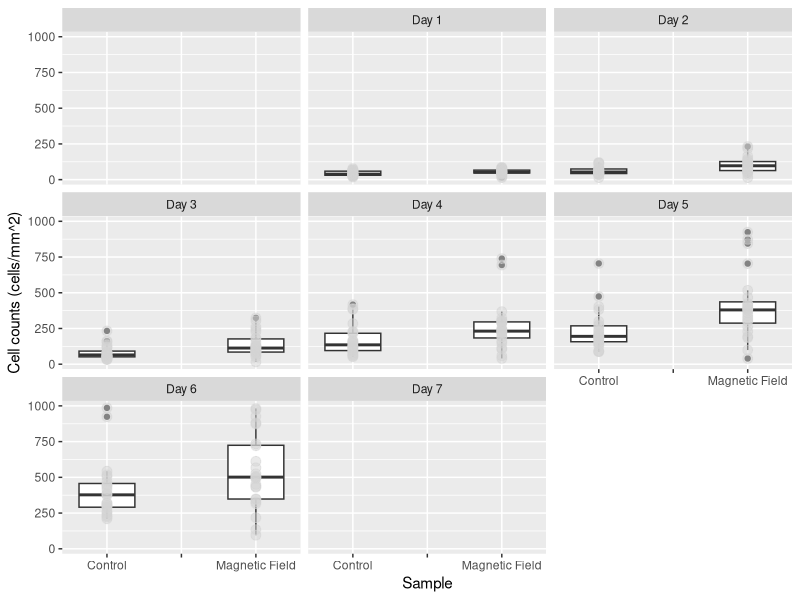
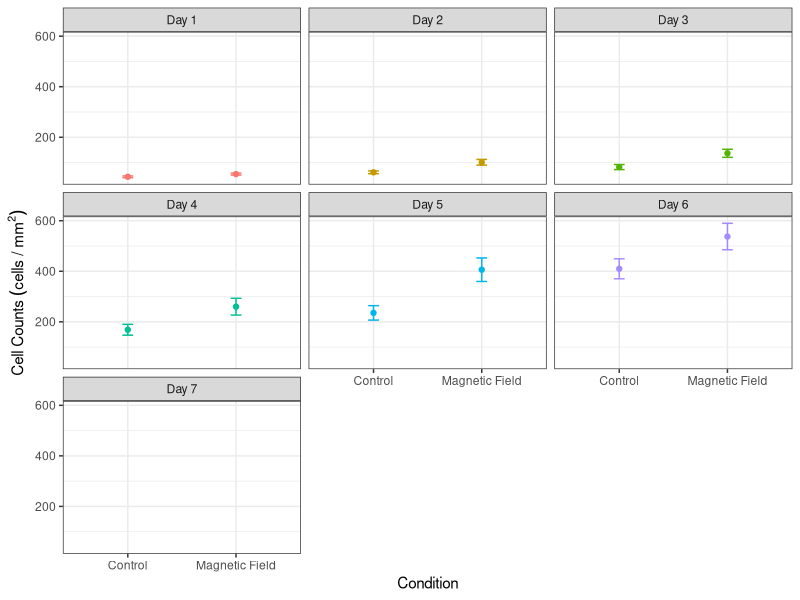
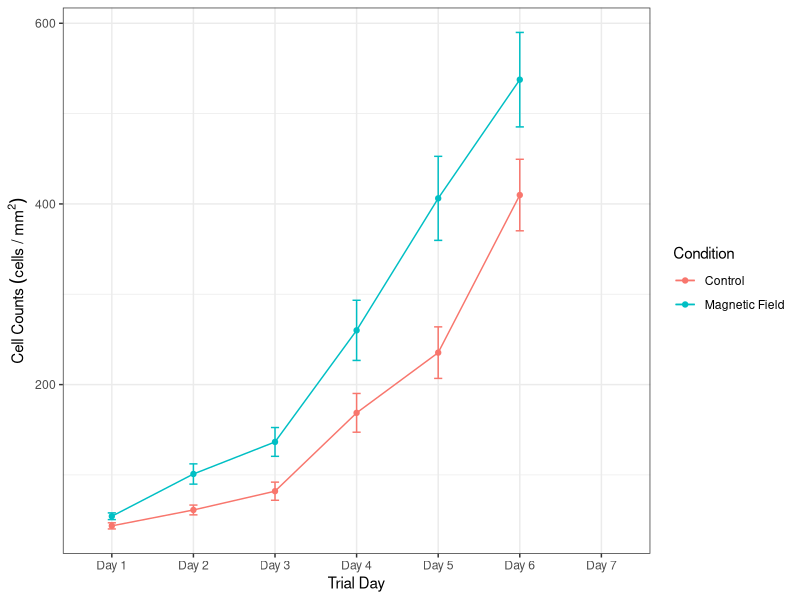
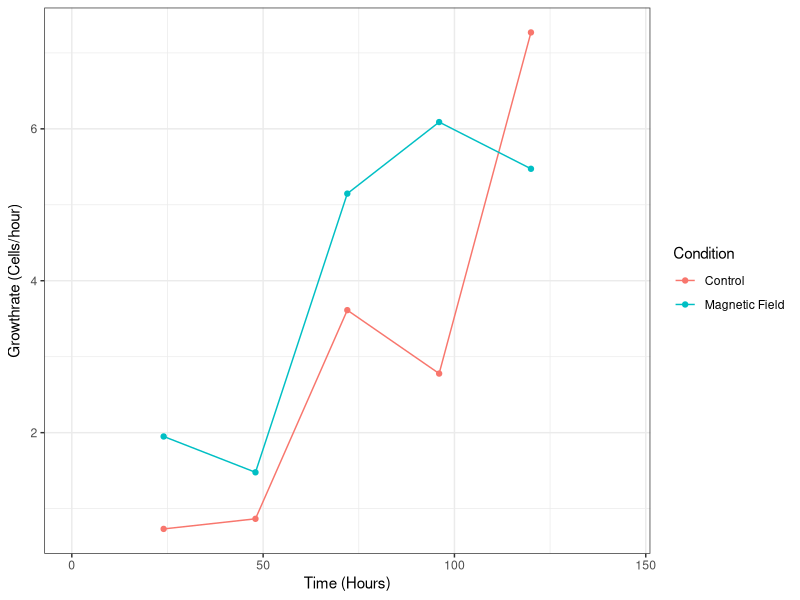
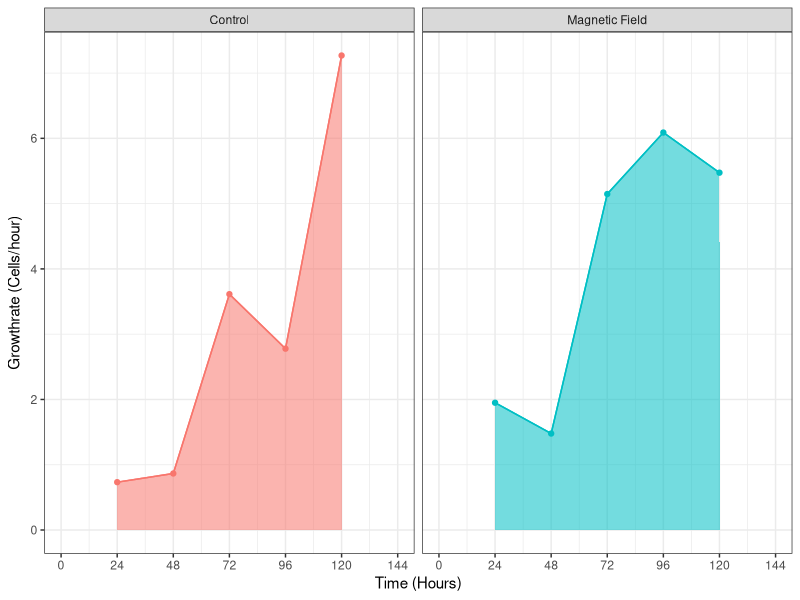

R code for these plots, in order:
## ---- chunk 1
# clear the environment
rm(list = ls())

# import the libraries that we will use
library(ggplot2)
library(dplyr)
library(here)
library(ggfortify)

## ---- chunk 2
# import the data set that we will be analysing, the stringsAsFactors = True argument converts categorical data to factors so we can analyse the levels
counts <- read.csv(here("Data", "CMF4_HT22Cells_3-3_3-10.csv"),stringsAsFactors = TRUE)

# take a look at the structure of the data
glimpse(counts)

# recode the counts to be before and after exposure
counts$Condition <- recode(counts$Condition, "B-Field" = 'Magnetic Field')

# relevel the data to put the control first
counts<- mutate(counts, Condition = relevel(Condition, ref = "Control"),
                        )



## ---- chunk 3
# make a box plot of the data
ggplot(counts, aes(x = Condition, y = Cell_Count)) +
geom_boxplot()+
  geom_point(size = 3, colour = 'lightgrey', alpha = 0.5)+
  facet_wrap(~Trial_Day)+
  xlab("Sample") +
  ylab("Cell counts (cells/mm^2)")
## ---- chunk 4
# find the means of the cell counts and put them in a new table
mean_counts <- counts %>% 
  filter(!is.na(Date), !is.na(Trial_Day), Condition == "Control" | Condition == "Magnetic Field") %>%
    group_by(Condition,Trial_Day) %>% summarise(
      meancounts = mean(Cell_Count),
      secounts = sd(Cell_Count)/sqrt(sum(!is.na(Cell_Count)))
  
       )
## ---- chunk 5
# create scatterplot with error bars
ggplot(mean_counts, aes(Condition, meancounts, color = Trial_Day))+
     geom_point()+
     geom_line()+
     geom_errorbar(aes(ymin = meancounts - secounts,
                       ymax = meancounts + secounts), width = 0.1)+
    theme_bw()+
    facet_wrap(~Trial_Day)+
    theme(legend.position="none")+
    xlab("Condition")+
    ylab(expression(Cell~Counts~(cells~"/"~mm^2)))
         
## ---- chunk 6
library(scales)
# create scatter plot with error bars
ggplot(mean_counts, aes(Trial_Day, meancounts, color = Condition, group = Condition))+
     geom_point()+
     geom_line()+
     scale_color_manual(values=c('#F8766D','#00BFC4', "dodgerblue"))+
     geom_errorbar(aes(ymin = meancounts - secounts,
                       ymax = meancounts + secounts), width = 0.1)+
    theme_bw()+
    #theme(legend.position="none")+
    xlab("Trial Day")+
    ylab(expression(Cell~Counts~(cells~"/"~mm^2)))
## ---- chunk 7
# calculate the growth rates using a for loop and store the results of the data in   a new dataframe

#define the starting value of x (where we want the loop to start iterating through   our previous data set)
  x <- 1

# make an empty data frame
d <- data.frame()

# Write for loop to go through and create a new data set with the growth rates
  for(i in mean_counts$meancounts) {
    y = mean_counts$meancounts[x + 1]
    
    z = (y-mean_counts$meancounts[x])/24
    
    print(z)
    
    x = x+1
    
    d = rbind(d, z)
  }

## ---- chunk 8
# add in the hours and slope variables to look at how the growth rate changes over time
mean_counts["Hours"] <-c(0,24,48,72,96, 120, 144, 0,24,48,72,96, 120, 144)
mean_counts["Slope"] <- c(NA,0.733, 0.866, 3.613, 2.778, 7.269097, NA, NA,1.95, 1.478, 5.147, 6.089, 5.473958, NA)

## ---- chunk 9
# create scatter plot that shows the slopes of each of the conditions
ggplot(mean_counts, aes(Hours, Slope, color = Condition, group = Condition))+
     geom_point()+
     geom_line()+
     scale_color_manual(values=c('#F8766D','#00BFC4'))+
     #geom_errorbar(aes(ymin = standardcounts - secounts,
                       #ymax = standardcounts + secounts), width = 0.1)+
    theme_bw()+
    #theme(legend.position="none")+
    xlab("Time (Hours)")+
    ylab(expression("Growthrate (Cells/hour)"))
## ---- chunk 10
# create scatter plot that shows the slopes of each of the conditions
ggplot(mean_counts, aes(Hours, Slope, color = Condition, group = Condition))+
     geom_point()+
     geom_line()+
     scale_color_manual(values=c('#F8766D','#00BFC4'))+
     #geom_errorbar(aes(ymin = standardcounts - secounts,
                       #ymax = standardcounts + secounts), width = 0.1)+
    geom_area(aes(fill = Condition, alpha = 0.2))+
    
    theme_bw()+
    scale_x_continuous(breaks=seq(0,144,by=24))+
    theme(legend.position="none")+
    xlab("Time (Hours)")+
    ylab(expression("Growthrate (Cells/hour)")) +
  facet_wrap(~Condition)
